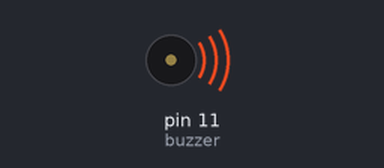
Simulated run of this sketch. Board: Arduino Uno, built with avr-gcc and run on an emulated ATmega328P. Parts: buzzer (waves = sounding). What the sketch prints to the serial monitor is not drawn.

Above: at 0.18 s.
At 10.94 s:
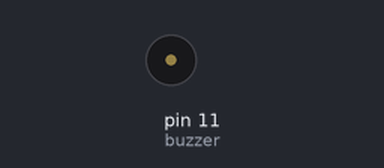
Timing chart, 0 to 11.7 s (numbered marks = the images above):
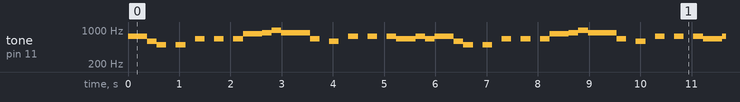

Measured:
- by itself, tone on pin 11 (buzzer): plays 740 Hz for 0.37 s, 587 Hz for 0.19 s, 494 Hz for 0.19 s, 494 Hz for 0.19 s, 659 Hz for 0.19 s, 659 Hz for 0.19 s … (413 notes in this stretch)

The sketch:

buzzer_take_on_me.ino
```cpp
#define NOTE_B0  31
#define NOTE_C1  33
#define NOTE_CS1 35
#define NOTE_D1  37
#define NOTE_DS1 39
#define NOTE_E1  41
#define NOTE_F1  44
#define NOTE_FS1 46
#define NOTE_G1  49
#define NOTE_GS1 52
#define NOTE_A1  55
#define NOTE_AS1 58
#define NOTE_B1  62
#define NOTE_C2  65
#define NOTE_CS2 69
#define NOTE_D2  73
#define NOTE_DS2 78
#define NOTE_E2  82
#define NOTE_F2  87
#define NOTE_FS2 93
#define NOTE_G2  98
#define NOTE_GS2 104
#define NOTE_A2  110
#define NOTE_AS2 117
#define NOTE_B2  123
#define NOTE_C3  131
#define NOTE_CS3 139
#define NOTE_D3  147
#define NOTE_DS3 156
#define NOTE_E3  165
#define NOTE_F3  175
#define NOTE_FS3 185
#define NOTE_G3  196
#define NOTE_GS3 208
#define NOTE_A3  220
#define NOTE_AS3 233
#define NOTE_B3  247
#define NOTE_C4  262
#define NOTE_CS4 277
#define NOTE_D4  294
#define NOTE_DS4 311
#define NOTE_E4  330
#define NOTE_F4  349
#define NOTE_FS4 370
#define NOTE_G4  392
#define NOTE_GS4 415
#define NOTE_A4  440
#define NOTE_AS4 466
#define NOTE_B4  494
#define NOTE_C5  523
#define NOTE_CS5 554
#define NOTE_D5  587
#define NOTE_DS5 622
#define NOTE_E5  659
#define NOTE_F5  698
#define NOTE_FS5 740
#define NOTE_G5  784
#define NOTE_GS5 831
#define NOTE_A5  880
#define NOTE_AS5 932
#define NOTE_B5  988
#define NOTE_C6  1047
#define NOTE_CS6 1109
#define NOTE_D6  1175
#define NOTE_DS6 1245
#define NOTE_E6  1319
#define NOTE_F6  1397
#define NOTE_FS6 1480
#define NOTE_G6  1568
#define NOTE_GS6 1661
#define NOTE_A6  1760
#define NOTE_AS6 1865
#define NOTE_B6  1976
#define NOTE_C7  2093
#define NOTE_CS7 2217
#define NOTE_D7  2349
#define NOTE_DS7 2489
#define NOTE_E7  2637
#define NOTE_F7  2794
#define NOTE_FS7 2960
#define NOTE_G7  3136
#define NOTE_GS7 3322
#define NOTE_A7  3520
#define NOTE_AS7 3729
#define NOTE_B7  3951
#define NOTE_C8  4186
#define NOTE_CS8 4435
#define NOTE_D8  4699
#define NOTE_DS8 4978
#define REST      0

#define WHOLE 1
#define HALF 0.5
#define QUARTER 0.25
#define EIGHTH 0.125
#define SIXTEENTH 0.0625

int tune[] = {

  // Take on me, by A-ha
  // Score available at https://musescore.com/user/190926/scores/181370
  // Arranged by Edward Truong

  NOTE_FS5, NOTE_FS5,NOTE_D5, NOTE_B4, REST, NOTE_B4, REST, NOTE_E5,
  REST, NOTE_E5, REST, NOTE_E5, NOTE_GS5, NOTE_GS5, NOTE_A5, NOTE_B5,
  NOTE_A5, NOTE_A5, NOTE_A5, NOTE_E5, REST, NOTE_D5, REST, NOTE_FS5,
  REST, NOTE_FS5, REST, NOTE_FS5, NOTE_E5, NOTE_E5, NOTE_FS5, NOTE_E5,
  NOTE_FS5, NOTE_FS5,NOTE_D5, NOTE_B4, REST, NOTE_B4, REST, NOTE_E5,
  REST, NOTE_E5, REST, NOTE_E5, NOTE_GS5, NOTE_GS5, NOTE_A5, NOTE_B5,
  NOTE_A5, NOTE_A5, NOTE_A5, NOTE_E5, REST, NOTE_D5, REST, NOTE_FS5,
  REST, NOTE_FS5, REST, NOTE_FS5, NOTE_E5, NOTE_E5, NOTE_FS5, NOTE_E5,
  NOTE_FS5, NOTE_FS5,NOTE_D5, NOTE_B4, REST, NOTE_B4, REST, NOTE_E5,
  REST, NOTE_E5, REST, NOTE_E5, NOTE_GS5, NOTE_GS5, NOTE_A5, NOTE_B5,
  NOTE_A5, NOTE_A5, NOTE_A5, NOTE_E5, REST, NOTE_D5, REST, NOTE_FS5,
  REST, NOTE_FS5, REST, NOTE_FS5, NOTE_E5, NOTE_E5, NOTE_FS5, NOTE_E5,
};

float duration[] = {EIGHTH, EIGHTH, EIGHTH, EIGHTH, EIGHTH, EIGHTH,
EIGHTH, EIGHTH, EIGHTH, EIGHTH, EIGHTH, EIGHTH, EIGHTH, EIGHTH,
EIGHTH, EIGHTH, EIGHTH, EIGHTH, EIGHTH, EIGHTH, EIGHTH, EIGHTH,
EIGHTH, EIGHTH, EIGHTH, EIGHTH, EIGHTH, EIGHTH, EIGHTH, EIGHTH,
EIGHTH, EIGHTH, EIGHTH, EIGHTH, EIGHTH, EIGHTH, EIGHTH, EIGHTH,
EIGHTH, EIGHTH, EIGHTH, EIGHTH, EIGHTH, EIGHTH, EIGHTH, EIGHTH,
EIGHTH, EIGHTH, EIGHTH, EIGHTH, EIGHTH, EIGHTH, EIGHTH, EIGHTH,
EIGHTH, EIGHTH, EIGHTH, EIGHTH, EIGHTH, EIGHTH, EIGHTH, EIGHTH,
EIGHTH, EIGHTH, EIGHTH, EIGHTH, EIGHTH, EIGHTH, EIGHTH, EIGHTH,
EIGHTH, EIGHTH, EIGHTH, EIGHTH, EIGHTH, EIGHTH, EIGHTH, EIGHTH,
EIGHTH, EIGHTH, EIGHTH, EIGHTH, EIGHTH, EIGHTH, EIGHTH, EIGHTH,
EIGHTH, EIGHTH, EIGHTH, EIGHTH, EIGHTH, EIGHTH, EIGHTH, EIGHTH,
EIGHTH, EIGHTH};


int length; // numero de notas na melodia
byte buzzer = 11;

void setup()
{
  Serial.begin(9600); // taxa de transmicao de pulsos por seg
  Serial.flush();

  Serial.println(sizeof(tune)/sizeof(int));
  Serial.println(sizeof(duration)/sizeof(float));
  pinMode(buzzer, OUTPUT);
  length = sizeof(tune) / sizeof(tune[0]); // sizeof retorna o número de bytes
}

void loop()
{
  for (int x = 0; x < length; x ++)
  {
    tone(buzzer, tune[x]);
    delay(1500 * duration[x]);
    noTone(buzzer); // cessa o som
  }
  delay(0);
}
```
